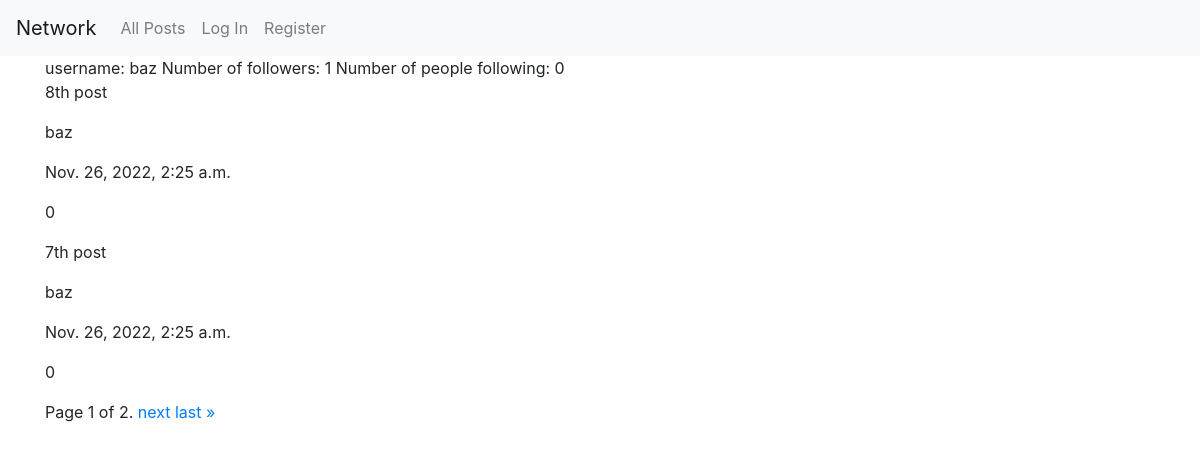
Page /profile_page/baz on the committed database.
### network/models.py (models this page shows, shortened)
class User(AbstractUser):
    following = models.ManyToManyField('User', blank=True, related_name='followers')
    def get_total_followers(self):
        return self.followers.all().count()
    def get_total_following(self):
        return self.following.all().count()

class Post(models.Model):
    content = models.TextField()
    poster = models.ForeignKey('User', on_delete=models.SET_NULL, null=True, related_name="own_posts")
    creation_date = models.DateTimeField(auto_now_add=True)
    def get_likes(self):
        return self.likes.all().count()
    def get_posts(type, user=None):
        posts = Post.objects.all().order_by('-creation_date')
        if type == 'ALL': return posts
        if type == 'USER': return posts.filter(poster=user)
        if type == 'FOLLOWING': return posts.filter(poster__in=user.following.all())

### network/views.py (the view)
# urls.py: path("profile_page/<str:username>", views.profile_page, name="profile_page"),
def profile_page(request, username):
    try:
        requested_user = User.objects.get(username=username)
    except User.DoesNotExist:
        return HttpResponse(f'404 User {username} not found')
    posts = Post.get_posts(type='USER', user=requested_user)
    user = request.user
    if (user == requested_user or not user.is_authenticated): follow_button = False
    else:
        if requested_user in user.following.all(): follow_button = 'Unfollow'
        else: follow_button = 'Follow'
    items_per_page = 2
    pages = Paginator(posts, items_per_page)
    page_number = request.GET.get('page')
    page_obj = pages.get_page(page_number)
    return render(request, "network/profile_page.html", {
        'requested_user': requested_user,
        'page_obj': page_obj,
        'follow_button': follow_button,
    })

### network/templates/network/profile_page.html (shortened to what this page needs)
{% extends "network/layout.html" %}
{% load static %}
{% block body %}
    username: {{ requested_user.username }}
    Number of followers: {{ requested_user.get_total_followers }}
    Number of people following: {{ requested_user.get_total_following }}
    {% for post in page_obj %}
        <p>{{ post.content }}</p>
        <p>{{ post.poster }}</p>
        <p>{{ post.creation_date }}</p>
        <p>{{ post.get_likes }}</p>
    {% endfor %}
    <div class="pagination">
        <span class="step-links">
            <span class="current">
                Page {{ page_obj.number }} of {{ page_obj.paginator.num_pages }}.
            </span>
            {% if page_obj.has_next %}
                <a href="?page={{ page_obj.next_page_number }}">next</a>
                <a href="?page={{ page_obj.paginator.num_pages }}">last &raquo;</a>
            {% endif %}
        </span>
    </div>
{% endblock %}

### rows in the picture
User: username "baz", get_total_followers "1", get_total_following "0"
Post: content "8th post", poster "baz", creation_date "Nov. 26, 2022, 2:25 a.m.", get_likes "0"
Post: content "7th post", poster "baz", creation_date "Nov. 26, 2022, 2:25 a.m.", get_likes "0"

### other values in the picture
{{ page_obj.number }} "1"
{{ page_obj.paginator.num_pages }} "2"
